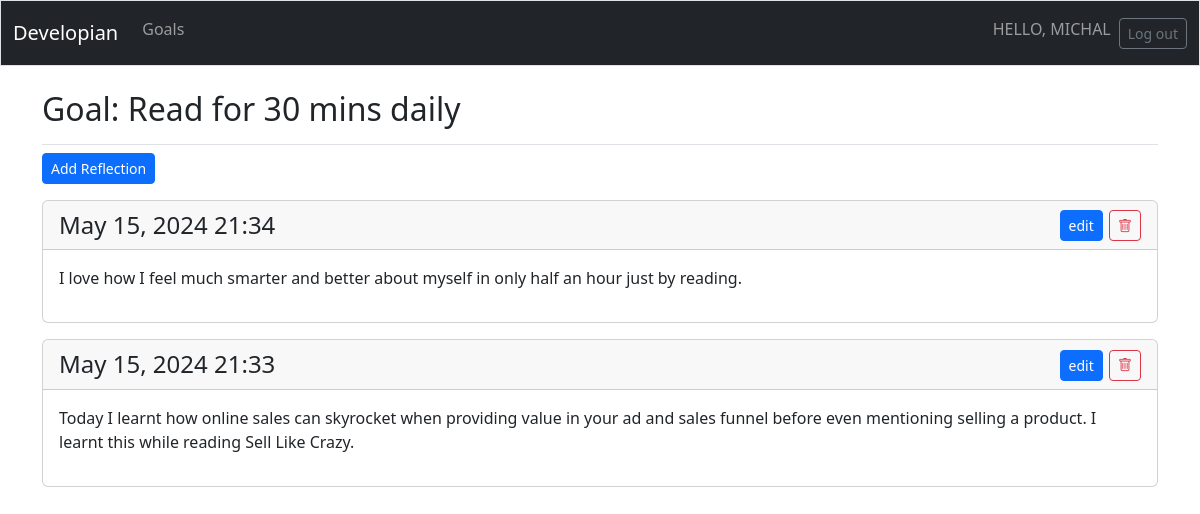
The app's page /goals/2/ (signed in) with its own data.
### developian/models.py (models this page shows, shortened)
class Goal(models.Model):
    text = models.CharField(max_length=200)
    date_added = models.DateTimeField(auto_now_add=True)
    owner = models.ForeignKey(User, on_delete=models.CASCADE)

class Reflection(models.Model):
    goal = models.ForeignKey(Goal, on_delete=models.CASCADE)
    reflection = models.TextField()
    date_added = models.DateTimeField(auto_now=True)

### developian/views.py (the view)
# urls.py: path('goals/<int:goal_id>/', views.goal, name='goal'),
@login_required
def goal(request, goal_id):
    goal = Goal.objects.get(id=goal_id)
    check_goal_owner(request, goal)
    reflections = goal.reflection_set.order_by('-date_added')
    context = {'goal': goal, 'reflections': reflections}
    return render(request, 'developian/goal.html', context)

### developian/views.py (called while the page is built)
def check_goal_owner(request, goal):
    if goal.owner != request.user:
        raise Http404

### developian/templates/developian/goal.html
{% extends 'developian/base.html' %}
{% block page_header %}
  <h2>Goal: {{ goal.text }}</h2>
{% endblock page_header %}
{% block content %}
  <p>
    <a class="btn btn-primary btn-sm" href="{% url 'developian:new_reflection' goal.id %}">Add Reflection</a>
  </p>
  {% for reflection in reflections %}
    <div class="card mb-3">
      <h4 class="card-header d-flex justify-content-between align-items-center">
        {{ reflection.date_added|date:'M d, Y H:i' }}
        <div>
          <a class="btn btn-primary btn-sm"
          href="{% url 'developian:edit_reflection' reflection.id %}">
          edit
          </a>
          <a href="{% url 'developian:delete_reflection' reflection.id %}"
          class="btn btn-outline-danger btn-sm"><i class='bi bi-trash'></i></a>
        </div>
      </h4>
       <div class="card-body">{{ reflection.reflection|linebreaks }}</div>
    </div>
  {% empty %}
    <p>No reflections have been created yet!</p>
  {% endfor %}
{% endblock content %}

### developian/templates/developian/base.html (shortened to what this page needs)
<!doctype html>
<html lang="en">
  <head>
    {% load static %}
    <link rel="stylesheet" href="{% static 'developian/styles.css' %}">
    <link rel="stylesheet" href="https://cdn.jsdelivr.net/npm/bootstrap-icons@1.10.5/font/bootstrap-icons.css">
    {% load django_bootstrap5 %}
    {% bootstrap_css %}
  </head>
  <body>
    <nav class="navbar navbar-expand-md navbar-dark bg-dark mb-4 border">
      <div class="container-fluid">
        <a class="navbar-brand" href="{% url 'developian:index' %}">
          Developian
        </a>
        <div class="collapse navbar-collapse" id="navbarCollapse">
          <ul class="navbar-nav me-auto mb-2 mb-md-O">
            <li class="nav-item">
              <a class="nav-link" href="{% url 'developian:goals' %}">
                Goals
              </a>
            </li>
          </ul>
          <ul class="navbar-nav ms-auto mb-2 mb-md-o">
            {% if user.is_authenticated %}
              <li class="nav-item">
                <span class="navbar-text me-2">HELLO, {{ user.username.upper }}</span>
              </li>
            {% endif %}
          </ul>
          {% if user.is_authenticated %}
            <form action="{% url 'accounts:logout' %}" method="post">
              <button name="submit" class="btn btn-outline-secondary btn-sm">
                Log out
              </button>
            </form>
          {% endif %}
        </div>
      </div>
    </nav>
    <main class="container">
      <div class="pb-2 mb-2 border-bottom">
        {% block page_header %}{% endblock page_header %}
      </div>
      <div>
        {% block content %}{% endblock content %}
      </div>
    </main>
  </body>
</html>

### records on screen
Goal: text "Read for 30 mins daily"
Reflection: date_added "May 15, 2024 21:34", reflection "I love how I feel much smarter and better about myself in only half an hour just by reading."
Reflection: date_added "May 15, 2024 21:33", reflection "Today I learnt how online sales can skyrocket when providing value in your ad and sales funnel before even mentioning selling a product. I learnt this while reading Sell Like Crazy."

### other values on screen
{{ user.username.upper }} "MICHAL"
